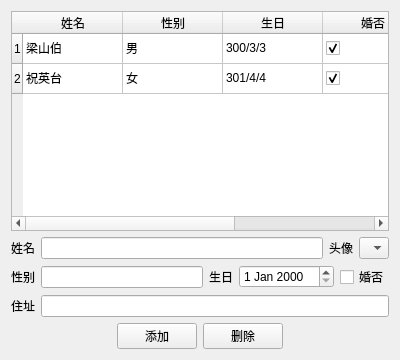
<?xml version="1.0" encoding="UTF-8"?>
<ui version="4.0">
 <class>Widget</class>
 <widget class="QWidget" name="Widget">
  <property name="geometry">
   <rect>
    <x>0</x>
    <y>0</y>
    <width>400</width>
    <height>360</height>
   </rect>
  </property>
  <property name="windowTitle">
   <string>Widget</string>
  </property>
  <layout class="QVBoxLayout" name="verticalLayout">
   <item>
    <widget class="QTableWidget" name="tableWidget">
     <property name="rowCount">
      <number>2</number>
     </property>
     <row/>
     <row/>
     <column>
      <property name="text">
       <string>姓名</string>
      </property>
     </column>
     <column>
      <property name="text">
       <string>性别</string>
      </property>
     </column>
     <column>
      <property name="text">
       <string>生日</string>
      </property>
     </column>
     <column>
      <property name="text">
       <string>婚否</string>
      </property>
     </column>
     <column>
      <property name="text">
       <string>住址</string>
      </property>
     </column>
     <item row="0" column="0">
      <property name="text">
       <string>梁山伯</string>
      </property>
      <property name="icon">
       <iconset resource="photos.qrc">
        <normaloff>:/images/butterfly01.png</normaloff>:/images/butterfly01.png</iconset>
      </property>
     </item>
     <item row="0" column="1">
      <property name="text">
       <string>男</string>
      </property>
     </item>
     <item row="0" column="2">
      <property name="text">
       <string>300/3/3</string>
      </property>
     </item>
     <item row="0" column="3">
      <property name="text">
       <string/>
      </property>
      <property name="checkState">
       <enum>Checked</enum>
      </property>
     </item>
     <item row="0" column="4">
      <property name="text">
       <string>梁家村</string>
      </property>
     </item>
     <item row="1" column="0">
      <property name="text">
       <string>祝英台</string>
      </property>
      <property name="icon">
       <iconset resource="photos.qrc">
        <normaloff>:/images/butterfly02.png</normaloff>:/images/butterfly02.png</iconset>
      </property>
     </item>
     <item row="1" column="1">
      <property name="text">
       <string>女</string>
      </property>
     </item>
     <item row="1" column="2">
      <property name="text">
       <string>301/4/4</string>
      </property>
     </item>
     <item row="1" column="3">
      <property name="text">
       <string/>
      </property>
      <property name="checkState">
       <enum>Checked</enum>
      </property>
     </item>
     <item row="1" column="4">
      <property name="text">
       <string>祝家村</string>
      </property>
     </item>
    </widget>
   </item>
   <item>
    <layout class="QHBoxLayout" name="horizontalLayout">
     <item>
      <widget class="QLabel" name="label">
       <property name="text">
        <string>姓名</string>
       </property>
      </widget>
     </item>
     <item>
      <widget class="QLineEdit" name="lineEditName"/>
     </item>
     <item>
      <widget class="QLabel" name="label_2">
       <property name="text">
        <string>头像</string>
       </property>
      </widget>
     </item>
     <item>
      <widget class="QComboBox" name="comboBoxPhotos">
       <item>
        <property name="text">
         <string/>
        </property>
        <property name="icon">
         <iconset resource="photos.qrc">
          <normaloff>:/images/butterfly01.png</normaloff>:/images/butterfly01.png</iconset>
        </property>
       </item>
       <item>
        <property name="text">
         <string/>
        </property>
        <property name="icon">
         <iconset resource="photos.qrc">
          <normaloff>:/images/butterfly02.png</normaloff>:/images/butterfly02.png</iconset>
        </property>
       </item>
       <item>
        <property name="text">
         <string/>
        </property>
        <property name="icon">
         <iconset resource="photos.qrc">
          <normaloff>:/images/cute01.png</normaloff>:/images/cute01.png</iconset>
        </property>
       </item>
       <item>
        <property name="text">
         <string/>
        </property>
        <property name="icon">
         <iconset resource="photos.qrc">
          <normaloff>:/images/cute02.png</normaloff>:/images/cute02.png</iconset>
        </property>
       </item>
       <item>
        <property name="text">
         <string/>
        </property>
        <property name="icon">
         <iconset resource="photos.qrc">
          <normaloff>:/images/toofat.png</normaloff>:/images/toofat.png</iconset>
        </property>
       </item>
      </widget>
     </item>
    </layout>
   </item>
   <item>
    <layout class="QHBoxLayout" name="horizontalLayout_2">
     <item>
      <widget class="QLabel" name="label_3">
       <property name="text">
        <string>性别</string>
       </property>
      </widget>
     </item>
     <item>
      <widget class="QLineEdit" name="lineEditGender"/>
     </item>
     <item>
      <widget class="QLabel" name="label_4">
       <property name="text">
        <string>生日</string>
       </property>
      </widget>
     </item>
     <item>
      <widget class="QDateEdit" name="dateEdit"/>
     </item>
     <item>
      <widget class="QCheckBox" name="checkBoxIsMarried">
       <property name="text">
        <string>婚否</string>
       </property>
      </widget>
     </item>
    </layout>
   </item>
   <item>
    <layout class="QHBoxLayout" name="horizontalLayout_3">
     <item>
      <widget class="QLabel" name="label_5">
       <property name="text">
        <string>住址</string>
       </property>
      </widget>
     </item>
     <item>
      <widget class="QLineEdit" name="lineEditAddress"/>
     </item>
    </layout>
   </item>
   <item>
    <layout class="QHBoxLayout" name="horizontalLayout_4">
     <item>
      <spacer name="horizontalSpacer">
       <property name="orientation">
        <enum>Qt::Horizontal</enum>
       </property>
       <property name="sizeHint" stdset="0">
        <size>
         <width>40</width>
         <height>20</height>
        </size>
       </property>
      </spacer>
     </item>
     <item>
      <widget class="QPushButton" name="pushButtonAdd">
       <property name="text">
        <string>添加</string>
       </property>
      </widget>
     </item>
     <item>
      <widget class="QPushButton" name="pushButtonDel">
       <property name="text">
        <string>删除</string>
       </property>
      </widget>
     </item>
     <item>
      <spacer name="horizontalSpacer_2">
       <property name="orientation">
        <enum>Qt::Horizontal</enum>
       </property>
       <property name="sizeHint" stdset="0">
        <size>
         <width>40</width>
         <height>20</height>
        </size>
       </property>
      </spacer>
     </item>
    </layout>
   </item>
  </layout>
 </widget>
 <layoutdefault spacing="6" margin="11"/>
 <resources>
  <include location="photos.qrc"/>
 </resources>
 <connections/>
</ui>
